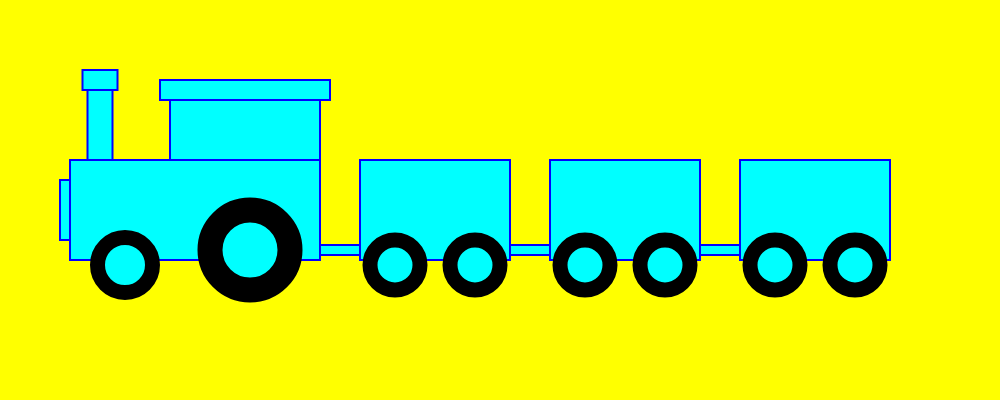
Frame 1 (no input)
Frame 60 (no input): identical to frame 1, image omitted
Frame 120 (the mouse pressed at the canvas centre since frame 60): identical to frame 1, image omitted

The p5.js sketch that drew this single still picture (run headless with seeded random() and noise() and a simulated clock; from frame 60 on, the mouse is pressed at the canvas centre):

// p5.js sketch
// ── sketch.js
var body1, body2;
var bumper;
var outlet1, outlet2;
var roof;
var chain1, chain2, chain3;
var cart1, cart2, cart3;
var wheel1, wheel2, wheel3, wheel4, wheel5, wheel6, wheel7, wheel8;

function setup() {
  createCanvas(1000, 400);
}

function draw() {
  background("Yellow");

  strokeWeight(2);
  stroke("Blue");

  fill("Cyan");
  body1 = new Box(195, 210, 250, 100);
  body2 = new Box(245, 130, 150, 60);

  bumper = new Box(65, 210, 10, 60);

  outlet1 = new Box(100, 125, 25, 70);
  outlet2 = new Box(100, 80, 35, 20);

  roof = new Box(245, 90, 170, 20);

  chain1 = new Box(340, 250, 40, 10);
  chain2 = new Box(530, 250, 40, 10);
  chain3 = new Box(720, 250, 40, 10);

  cart1 = new Box(435, 210, 150, 100);
  cart2 = new Box(625, 210, 150, 100);
  cart3 = new Box(815, 210, 150, 100);

  wheel1 = new Wheel(125, 265, 55, 95);
  wheel2 = new BigWheel(250, 250, 80, 80);
  wheel3 = new Wheel(395, 265, 50, 50);
  wheel4 = new Wheel(475, 265, 50, 50);
  wheel5 = new Wheel(585, 265, 50, 50);
  wheel6 = new Wheel(665, 265, 50, 50);
  wheel7 = new Wheel(775, 265, 50, 50);
  wheel8 = new Wheel(855, 265, 50, 50);

  body1.display();
  body2.display();

  bumper.display();

  outlet1.display();
  outlet2.display();

  roof.display();

  chain1.display();
  chain2.display();
  chain3.display();

  cart1.display();
  cart2.display();
  cart3.display();

  wheel1.display();
  wheel2.display();
  wheel3.display();
  wheel4.display();
  wheel5.display();
  wheel6.display();
  wheel7.display();
  wheel8.display();
}

// ── BigWheel.js
class BigWheel {
  constructor(xPosition, yPosition, width, height) {
    this.xPosition = xPosition;
    this.yPosition = yPosition;
    this.width = 80;
    this.height = 80;
  }
  display() {
    ellipseMode(CENTER);
    strokeWeight(25);
    stroke("Black");
    ellipse(this.xPosition, this.yPosition, this.width, this.height);
  }
}

// ── Box.js
class Box {
  constructor(xPosition, yPosition, width, height) {
    this.xPosition = xPosition;
    this.yPosition = yPosition;
    this.width = width;
    this.height = height;
    this.color = color;
  }
  display() {
    rectMode(CENTER);
    rect(this.xPosition, this.yPosition, this.width, this.height);
  }
}

// ── Wheel.js
class Wheel {
  constructor(xPosition, yPosition, width, height) {
    this.xPosition = xPosition;
    this.yPosition = yPosition;
    this.width = width;
    this.height = width;
  }
  display() {
    ellipseMode(CENTER);
    strokeWeight(15);
    stroke("Black");
    ellipse(this.xPosition, this.yPosition, this.width, this.height);
  }
}
